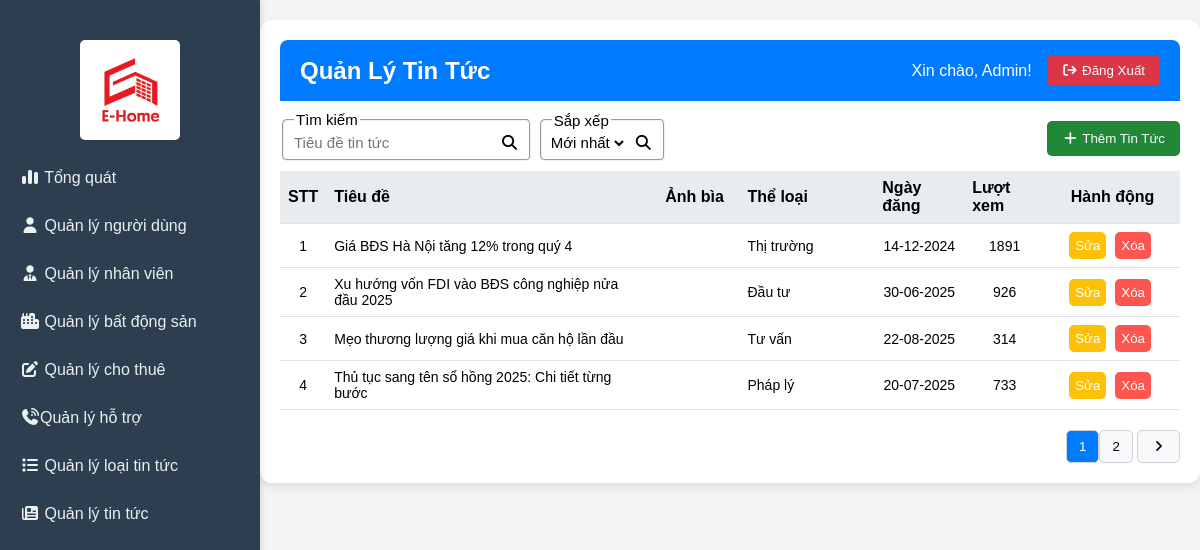
Page /admin/index.php?act=news on the earlier database version.
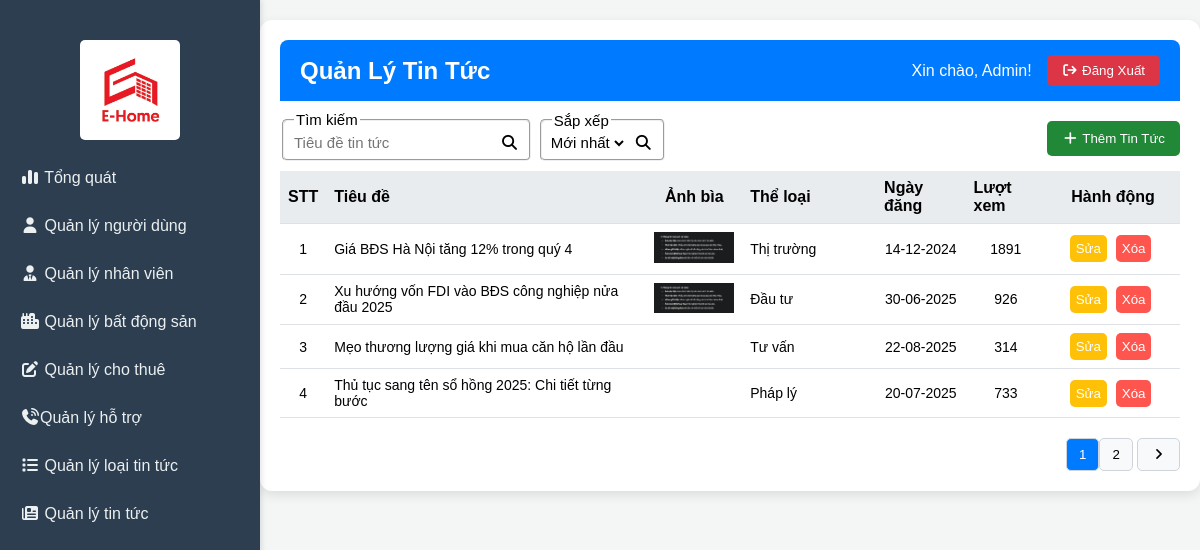
Same page on the later database version.
### tables this page shows
CREATE TABLE `news` (
  `id` int(11) NOT NULL,
  `title` varchar(256) NOT NULL,
  `image` varchar(256) NOT NULL,
  `content` text NOT NULL,
  `createdAt` date NOT NULL,
  `views` int(11) NOT NULL DEFAULT 0,
  `pin` tinyint(1) NOT NULL DEFAULT 1,
  `typeId` int(11) NOT NULL
);

CREATE TABLE `typenews` (
  `id` int(11) NOT NULL,
  `name` varchar(256) NOT NULL,
  `description` text DEFAULT NULL
);

### admin/controllers/newsController/index.php (called while the page is built, shortened)
<?php
$limit = 4;
$current_page = isset($_GET['page']) ? $_GET['page'] : 1;
$start = ($current_page - 1) * $limit;
$sql_list = "SELECT n.*, tn.name as typeName
             FROM `news` n
             INNER JOIN `typenews` tn ON n.typeId = tn.id
             WHERE n.title LIKE '%" . $_SESSION['search-news'] . "%'
             ORDER BY n.id " . $_SESSION['sort-news'] . "
             LIMIT $start, $limit";
$listNewsResult = mysqli_query($conn, $sql_list);
if ($listNewsResult) {
  $listNews = mysqli_fetch_all($listNewsResult, MYSQLI_ASSOC);
} else {
  error('Lấy thông tin tin tức thất bại!', 'index.php?act=news');
}
include "./views/page/news.php";
return;

### admin/index.php (called while the page is built)
<?php
    include "views/header.php";
    include "controllers/adminController.php";
    include "views/footer.php"
?>

### admin/views/page/news.php (the view, shortened to what the changed rows need)
<div class="main-content">
    <header class="top-header">
        <h2>Quản Lý Tin Tức</h2>
    </header>
    <div class="content-area">
        <div class="data-table">
            <table>
                <thead>
                    <tr>
                        <th style="width: 5%; text-align: center;">STT</th>
                        <th style="width: 36%">Tiêu đề</th>
                        <th style="width: 10% ;text-align: center;">Ảnh bìa</th>
                        <th style="width: 15%;">Thể loại</th>
                        <th style="width: 10%">Ngày đăng</th>
                        <th style="width: 9%">Lượt xem</th>
                        <th style="width: 15%; text-align: center;">Hành động</th>
                    </tr>
                </thead>
                <tbody>
                    <?php
                    $stt = (($current_page - 1) * $limit) + 1;
                    foreach ($listNews as $key => $value) {
                    ?>
                        <tr>
                            <td data-label="STT" style="text-align: center;"><?= $stt ?></td>
                            <td data-label="Tiêu đề"><?= $value["title"] ?></td>
                            <td data-label="Ảnh bìa"><img style="width: 80px; text-align: center;" src='../admin/uploads/news/<?= $value["image"] ?>' alt="" srcset=""></td>
                            <td data-label="Thể loại" class="type-news-class"><?= $value["typeName"] ?></td>
                            <td data-label="Ngày đăng" style="text-align: center;"><?= date("d-m-Y", strtotime($value["createdAt"])) ?></td>
                            <td data-label="Lượt xem" style="text-align: center;"><?= $value["views"] ?></td>
                            <td data-label="Hành động" style="text-align: center;">
                                <button class="action-button edit">Sửa</button>
                                <button class="action-button del">Xóa</button>
                            </td>
                        </tr>
                    <?php
                        $stt++;
                    } ?>
                </tbody>
            </table>
        </div>
    </div>

Differences in the rows shown:
changed news "Giá BĐS Hà Nội tăng 12% trong quý 4": image: picture added
changed news "Xu hướng vốn FDI vào BĐS công nghiệp nửa đầu 2025": image: picture added
